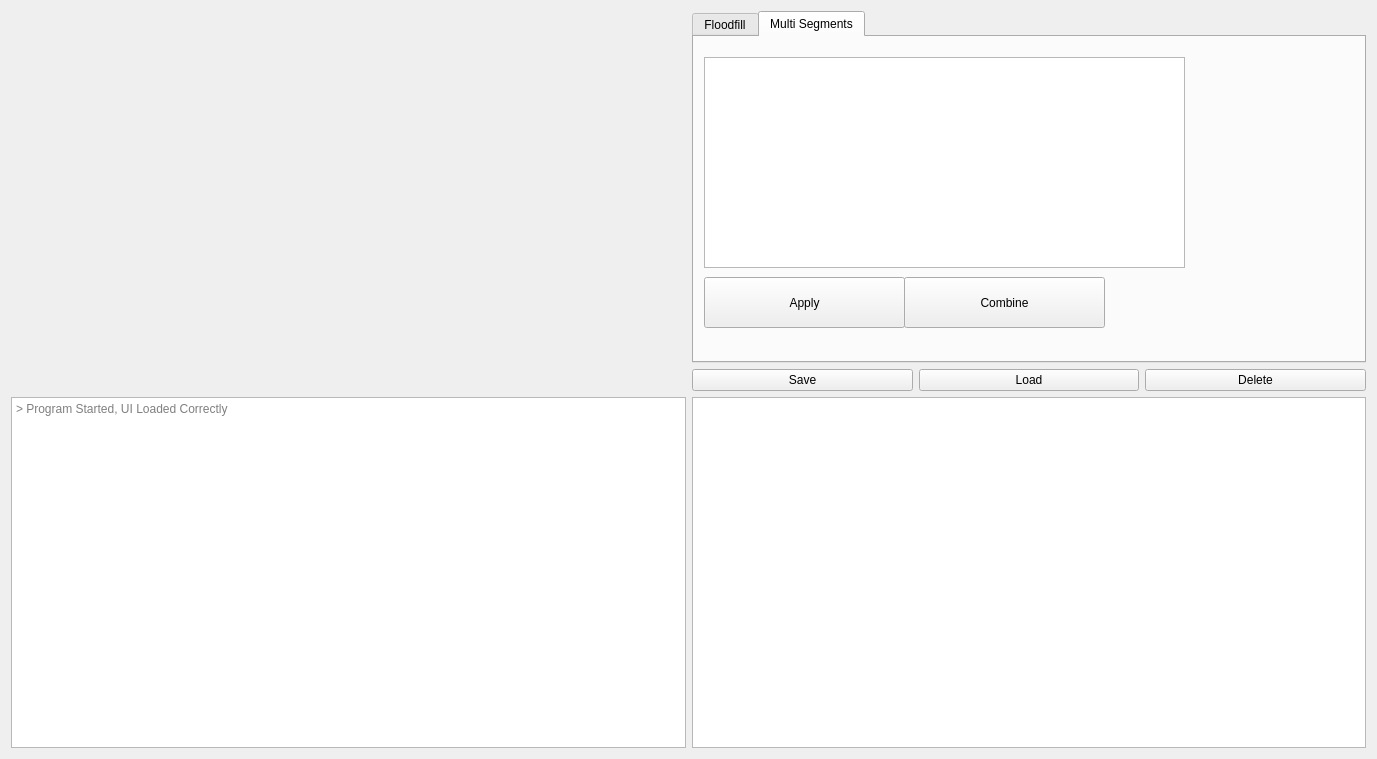
<?xml version="1.0" encoding="UTF-8"?>
<ui version="4.0">
    <class>Dialog</class>
    <widget class="QDialog" name="Dialog">
        <property name="geometry">
            <rect>
                <x>0</x>
                <y>0</y>
                <width>1377</width>
                <height>759</height>
            </rect>
        </property>
        <property name="sizePolicy">
            <sizepolicy hsizetype="Maximum" vsizetype="Maximum">
                <horstretch>0</horstretch>
                <verstretch>0</verstretch>
            </sizepolicy>
        </property>
        <property name="windowTitle">
            <string>Dialog</string>
        </property>
        <layout class="QGridLayout" name="gridLayout">
            <item row="0" column="0" rowspan="2">
                <layout class="QGridLayout" name="data_display_window">
                    <item row="1" column="0">
                        <widget class="QWidget" name="top" native="true"/>
                    </item>
                    <item row="2" column="0">
                        <widget class="QWidget" name="lower" native="true"/>
                    </item>
                </layout>
            </item>
            <item row="0" column="1">
                <layout class="QVBoxLayout" name="system_mode_layout">
                    <item>
                        <widget class="QTabWidget" name="system_mode">
                            <property name="enabled">
                                <bool>true</bool>
                            </property>
                            <property name="cursor">
                                <cursorShape>OpenHandCursor</cursorShape>
                            </property>
                            <property name="autoFillBackground">
                                <bool>false</bool>
                            </property>
                            <property name="tabShape">
                                <enum>QTabWidget::Rounded</enum>
                            </property>
                            <property name="currentIndex">
                                <number>1</number>
                            </property>
                            <property name="iconSize">
                                <size>
                                    <width>16</width>
                                    <height>16</height>
                                </size>
                            </property>
                            <widget class="QWidget" name="floodfill">
                                <attribute name="title">
                                    <string>Floodfill</string>
                                </attribute>
                                <layout class="QVBoxLayout" name="verticalLayout_2">
                                    <item>
                                        <layout class="QVBoxLayout" name="verticalLayout">
                                            <item>
                                                <widget class="QPushButton" name="btn_floodfill_done">
                                                    <property name="text">
                                                        <string>Done</string>
                                                    </property>
                                                    <property name="autoDefault">
                                                        <bool>false</bool>
                                                    </property>
                                                </widget>
                                            </item>
                                            <item>
                                                <widget class="QPushButton" name="btn_floodfill_cancel">
                                                    <property name="text">
                                                        <string>Cancel</string>
                                                    </property>
                                                    <property name="autoDefault">
                                                        <bool>false</bool>
                                                    </property>
                                                </widget>
                                            </item>
                                        </layout>
                                    </item>
                                </layout>
                            </widget>
                            <widget class="QWidget" name="multiSegment">
                                <attribute name="title">
                                    <string>Multi Segments</string>
                                </attribute>
                                <widget class="QListWidget" name="checkBoxList">
                                    <property name="geometry">
                                        <rect>
                                            <x>10</x>
                                            <y>20</y>
                                            <width>481</width>
                                            <height>211</height>
                                        </rect>
                                    </property>
                                    <property name="maximumSize">
                                        <size>
                                            <width>591</width>
                                            <height>211</height>
                                        </size>
                                    </property>
                                </widget>
                                <widget class="QPushButton" name="apply_button">
                                    <property name="geometry">
                                        <rect>
                                            <x>10</x>
                                            <y>240</y>
                                            <width>201</width>
                                            <height>51</height>
                                        </rect>
                                    </property>
                                    <property name="text">
                                        <string>Apply</string>
                                    </property>
                                    <property name="autoDefault">
                                        <bool>false</bool>
                                    </property>
                                </widget>
                                <widget class="QPushButton" name="combine_button">
                                    <property name="geometry">
                                        <rect>
                                            <x>210</x>
                                            <y>240</y>
                                            <width>201</width>
                                            <height>51</height>
                                        </rect>
                                    </property>
                                    <property name="text">
                                        <string>Combine</string>
                                    </property>
                                    <property name="autoDefault">
                                        <bool>false</bool>
                                    </property>
                                </widget>
                            </widget>
                        </widget>
                    </item>
                </layout>
            </item>
            <item row="1" column="1">
                <layout class="QHBoxLayout" name="common_buttons_layout">
                    <item>
                        <widget class="QPushButton" name="common_save">
                            <property name="text">
                                <string>Save</string>
                            </property>
                            <property name="autoDefault">
                                <bool>false</bool>
                            </property>
                        </widget>
                    </item>
                    <item>
                        <widget class="QPushButton" name="common_load">
                            <property name="text">
                                <string>Load</string>
                            </property>
                            <property name="autoDefault">
                                <bool>false</bool>
                            </property>
                        </widget>
                    </item>
                    <item>
                        <widget class="QPushButton" name="common_delete">
                            <property name="text">
                                <string>Delete</string>
                            </property>
                            <property name="autoDefault">
                                <bool>false</bool>
                            </property>
                        </widget>
                    </item>
                </layout>
            </item>
            <item row="2" column="0">
                <layout class="QVBoxLayout" name="message_center_layout">
                    <item>
                        <widget class="QTextEdit" name="textEdit">
                            <property name="enabled">
                                <bool>true</bool>
                            </property>
                            <property name="sizeAdjustPolicy">
                                <enum>QAbstractScrollArea::AdjustToContents</enum>
                            </property>
                            <property name="readOnly">
                                <bool>true</bool>
                            </property>
                            <property name="overwriteMode">
                                <bool>true</bool>
                            </property>
                            <property name="placeholderText">
                                <string>&gt; Program Started, UI Loaded Correctly</string>
                            </property>
                        </widget>
                    </item>
                </layout>
            </item>
            <item row="2" column="1">
                <layout class="QVBoxLayout" name="segmentation_layout">
                    <item>
                        <widget class="QListWidget" name="listWidget"/>
                    </item>
                </layout>
            </item>
        </layout>
    </widget>
    <resources/>
    <connections/>
</ui>
